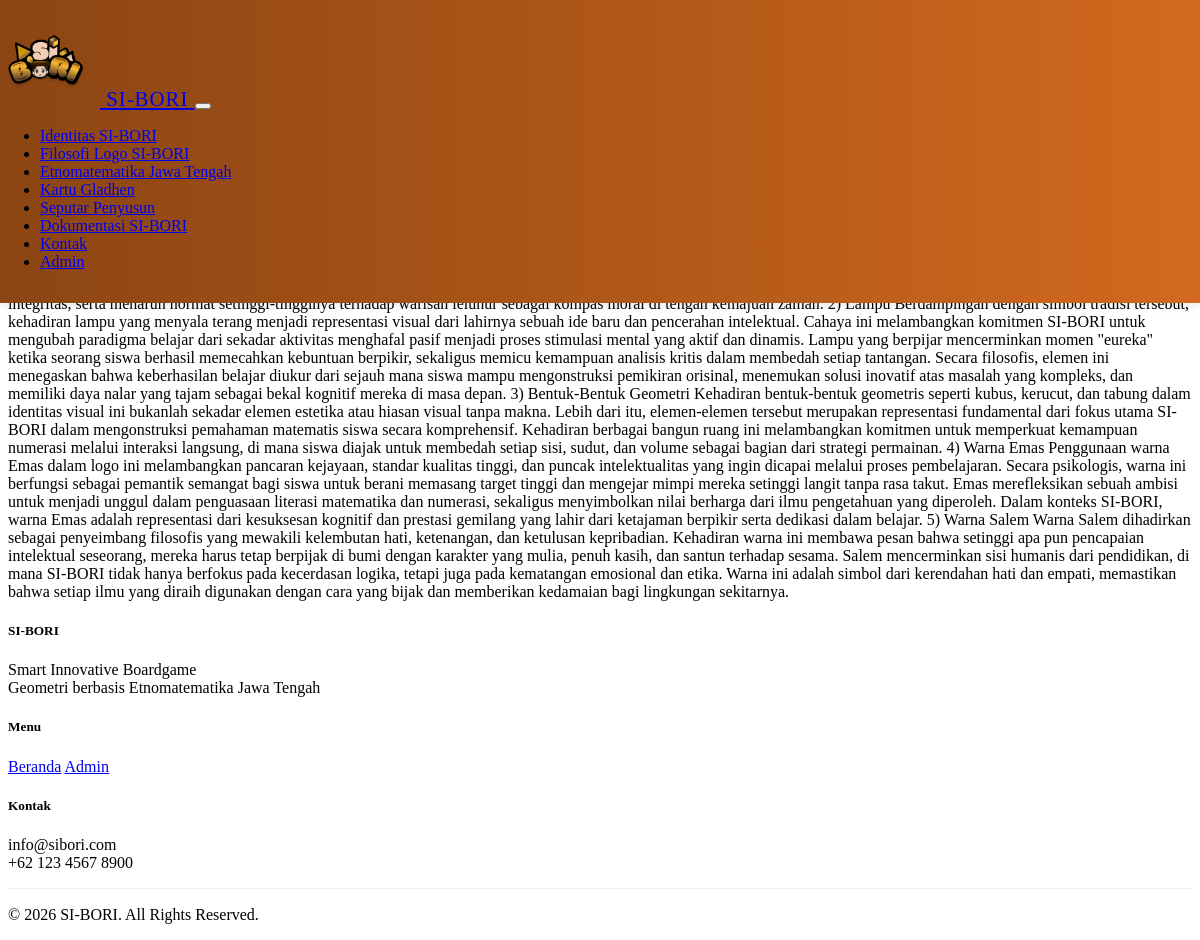
Screenshot of /menu/logo.php with the database file from the repository.
### tables this page shows
CREATE TABLE `menu` (
  `id` int(11) NOT NULL,
  `slug` varchar(50) DEFAULT NULL,
  `judul` varchar(100) DEFAULT NULL,
  `konten` text DEFAULT NULL,
  `foto` text DEFAULT NULL
);

### menu/logo.php (the view, shortened to what this page needs)
<?php
include '../header.php';
include '../config/database.php';
$slug = 'logo';
$data = $conn->query("SELECT * FROM menu WHERE slug='$slug'")->fetch_assoc();
?>
<div class="container py-5">
    <h2 class="text-center mb-4"><?php echo htmlspecialchars($data['judul']); ?></h2>
    <div class="row">
        <div class="col-md-10 mx-auto">
            <div class="card">
                <div class="card-body">
                    <div class="content">
                        <?php echo nl2br(htmlspecialchars($data['konten'])); ?>
                    </div>
                </div>
            </div>
        </div>
    </div>
</div>
<?php include '../footer.php'; ?>

### header.php (shortened to what this page needs)
<?php
$isInSubfolder = (strpos($_SERVER['PHP_SELF'], '/menu/') !== false ||
                  strpos($_SERVER['PHP_SELF'], '/admin/') !== false);
$basePath = $isInSubfolder ? '../' : '';
?>
<nav class="navbar navbar-expand-lg navbar-dark navbar-sticky" style="background: linear-gradient(90deg, #8B4513, #D2691E) !important; padding: 1rem 0;">
    <div class="container">
        <a class="navbar-brand fw-bold d-flex align-items-center" href="<?php echo $basePath; ?>index.php" style="font-size: 1.3rem; letter-spacing: 1px;">
            <img src="<?php echo $basePath; ?>assets/img/LOGO SI-BORI.png"
                 alt="SI-BORI"
                 style="height: 80px;
                        width: auto;
                        margin-right: 10px;
                        padding: 5px;
                        border-radius: 8px;">
            <span>SI-BORI</span>
        </a>
        <button class="navbar-toggler" type="button" data-bs-toggle="collapse" data-bs-target="#navbarNav"
                aria-controls="navbarNav" aria-expanded="false" aria-label="Toggle navigation">
        </button>
        <div class="collapse navbar-collapse" id="navbarNav">
            <ul class="navbar-nav ms-auto">
                <?php
                $currentSlug = $_GET['slug'] ?? '';
                $menus = $conn->query("SELECT slug, judul FROM menu ORDER BY id");
                if ($menus && $menus->num_rows > 0) {
                    while ($menu = $menus->fetch_assoc()) {
                        $menuSlug = $menu['slug'];
                        $menuJudul = htmlspecialchars($menu['judul']);
                        $isActive = ($currentSlug === $menuSlug) ? 'active' : '';
                        $menuUrl = $basePath . 'menu/view_menu.php?slug=' . $menuSlug;
                        echo "<li class='nav-item'>
                                <a class='nav-link {$isActive}' href='{$menuUrl}'>
                                    {$menuJudul}
                                </a>
                              </li>";
                    }
                } else {
                    echo "<li class='nav-item'>
                            <a class='nav-link' href='{$basePath}index.php'>
                                <i class='fas fa-home'></i> Home
                            </a>
                          </li>";
                }
                ?>
                <li class='nav-item'>
                    <a class='nav-link' href='<?php echo $basePath; ?>contact.php'>
                        <i class='fas fa-envelope'></i> Kontak
                    </a>
                </li>
                <?php if (isset($_SESSION['admin'])): ?>
                <li class='nav-item'>
                    <a class='nav-link' href='<?php echo $basePath; ?>admin/dashboard.php'>
                        <i class='fas fa-tachometer-alt'></i> Dashboard
                    </a>
                </li>
                <li class='nav-item'>
                    <a class='nav-link' href='<?php echo $basePath; ?>admin/logout.php'>
                        <i class='fas fa-sign-out-alt'></i> Logout
                    </a>
                </li>
                <?php else: ?>
                <li class='nav-item'>
                    <a class='nav-link' href='<?php echo $basePath; ?>admin/login.php'>
                        <i class='fas fa-sign-in-alt'></i> Admin
                    </a>
                </li>
                <?php endif; ?>
            </ul>
        </div>
    </div>
</nav>

### header.php (style rules this page uses)
.navbar-sticky { position: fixed; top: 0; left: 0; right: 0; z-index: 1030; transition: all 0.3s ease; box-shadow: 0 2px 10px rgba(0,0,0,0.1); }
.navbar-brand { transition: all 0.3s ease; }
.navbar-nav .nav-link { position: relative; transition: all 0.3s ease; }
.navbar-nav .nav-link::after { content: ''; position: absolute; bottom: 0; left: 50%; width: 0; height: 2px; background: white; transition: all 0.3s ease; transform: translateX(-50%); }

### rows the page displays
menu: judul "Identitas SI-BORI"
menu: judul "Filosofi Logo SI-BORI", konten "Logo SI-BORI dirancang untuk melambangkan transformasi pembelajaran matematika yang kaku menjadi sebuah petualangan interaktif, di mana setiap elemen visualnya mencerminkan nilai edukasi, budaya, dan teknologi. 1) Wajah Penari Kretek Sebagai ikon khas Kudus yang sarat akan nilai historis, visualisasi wajah penari ini bukan sekadar elemen dekoratif, melainkan representasi mendalam bahwa pendidikan sejatinya harus bermuara pada pembentukan karakter siswa yang kokoh. Simbol ini mencerminkan ketekunan, kehalusan budi, dan kebanggaan yang berakar kuat pada identitas daerah, mengingatkan kita bahwa proses belajar mengajar tidak boleh melepaskan diri dari nilai-nilai kemanusiaan. Dalam perspektif…"
menu: judul "Etnomatematika Jawa Tengah"
menu: judul "Kartu Gladhen"
menu: judul "Seputar Penyusun"
menu: judul "Dokumentasi SI-BORI"
